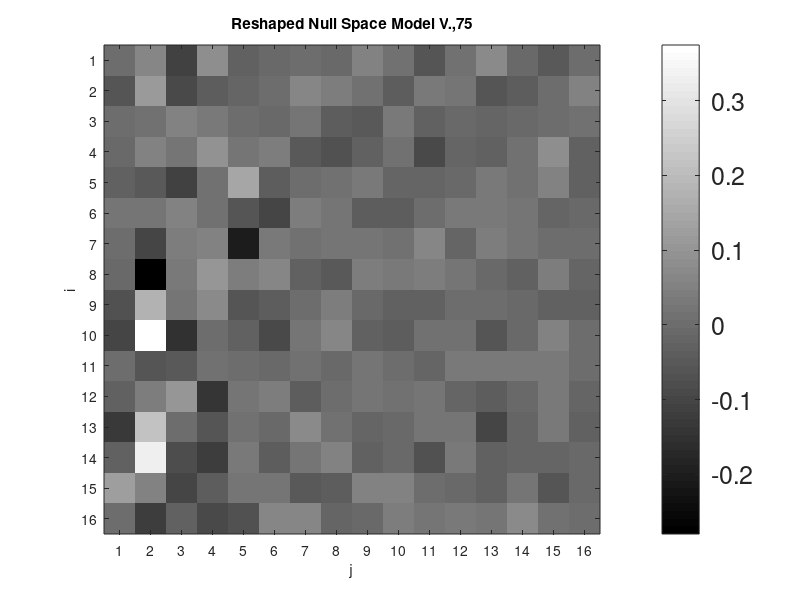
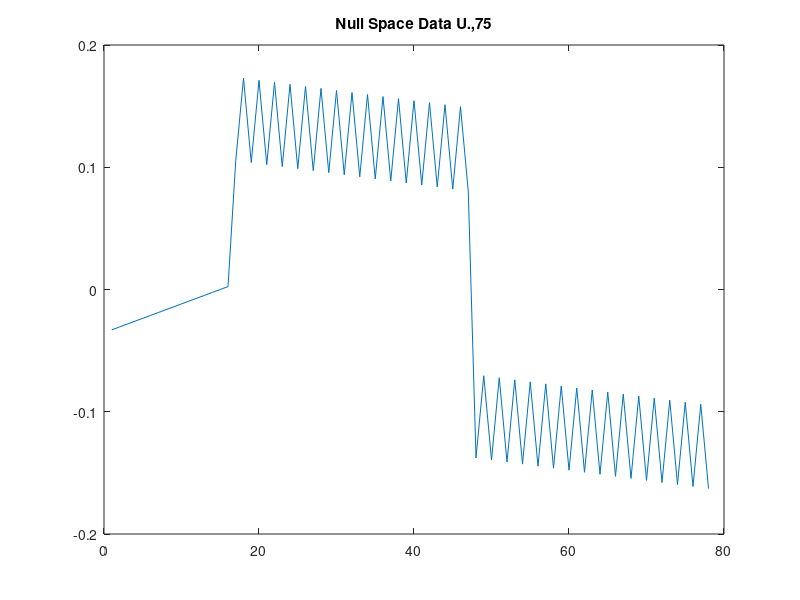
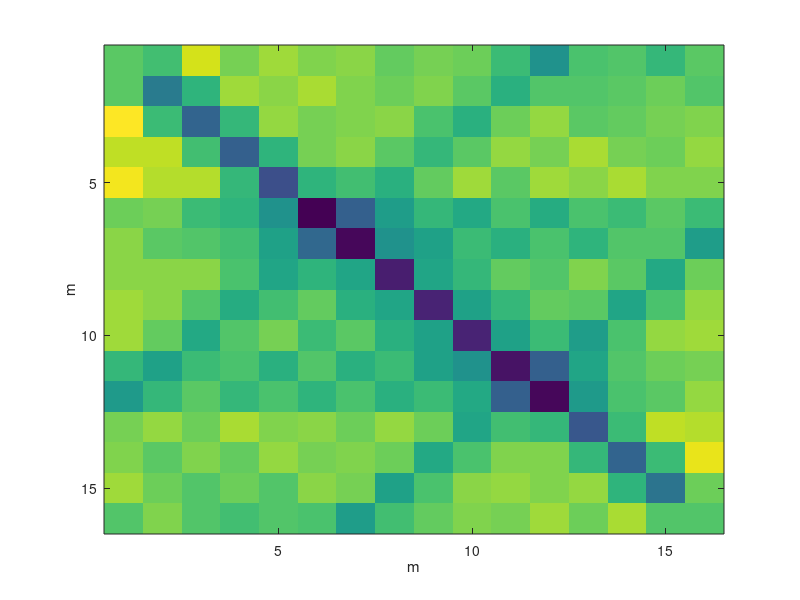

MATLAB code to generate these figures, in order:
load colscan.mat
load diag1scan.mat
load diag2scan.mat

% create matrix G
G = zeros(78,16*16);


for i=1:16
    G(i,i:16:256) = 1.;
end

ds = sqrt(2);

% diagonal scan c
for j=1:16
    G(16+j, j+(0:j-1)*15)=ds;
end

for j = 1:15
    G(32+j, (j+1)*16 + (0:15-j)*15) = ds;
end

% diagonal scan d
for j=1:15
    G(63-j,16*j+1:17:256) = ds;
end

for j =1:16
    G(62+j,j:17:16*(16-j+1)) = ds;
end
%% question b
% find the rank of G
p=rank(G);

% svd 
[U,S,V] = svd(G);
Vp=V(:,1:p);
Up=U(:,1:p);
temp = diag(S);
Sp = diag(temp(1:p));


% find the model null space
figure;
clf
colormap('gray')
imagesc(reshape(V(:,p+1),16,16))
% caxis([-0.5 0.5]);
set(colorbar,'Fontsize',18);
set(gca,'xtick',[1:16]);
set(gca,'ytick',[1:16]);
xlabel('j')
ylabel('i')
title('Reshaped Null Space Model V.,75');

% find the data null space
figure;
plot(U(:,p+1))
title('Null Space Data U.,75');

%%

dtest = [colscan(:,5);diag1scan(:,5);diag2scan(:,5)];
m = Vp*Sp^-1*Up'*dtest;

figure 
imagesc(reshape(m,16,16))
xlabel('m')
ylabel('m')